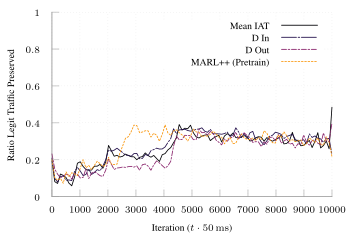

Recreate this plot in gnuplot.
set terminal tikz standalone color size 9cm,6cm font '\scriptsize' preamble '\usepackage{microtype} \usepackage{times} \usepackage[T1]{fontenc} \usepackage{siunitx}\sisetup{detect-all}'
set output "tcp-combo-channel-features-16.tex"

load "inferno.pal"

set style line 102 lc rgb '#a0a0a0' lt 1 lw 1
set border ls 102
set colorbox border 102
set key textcolor rgb "black"
set tics textcolor rgb "black"
set label textcolor rgb "black"

set border 3
set grid x y
set xtics nomirror
set ytics nomirror

#set key autotitle columnhead
set datafile separator ","

set xlabel "Iteration ($t \\cdot{} \\SI{50}{\\milli\\second}$)"
set ylabel "Ratio Legit Traffic Preserved"

set yrange [0.0:1.0]
set key inside top right

plot '../results/tcp-combo-channel-prep-f5-16-avg.csv' u 1:3 w lines smooth sbezier title "Mean IAT" dt 1, \
     '../results/tcp-combo-channel-prep-f7-16-avg.csv' u 1:3 w lines smooth sbezier title "D In" dt (18,2,2,2), \
     '../results/tcp-combo-channel-prep-f6-16-avg.csv' u 1:3 w lines smooth sbezier title "D Out" ls 4  dt (6,2,2,2), \
     '../results/tcp-combo-channel-16-avg.csv' u 1:3 w lines smooth sbezier title "MARL++ (Pretrain)" ls 7 dt (2,2), \
